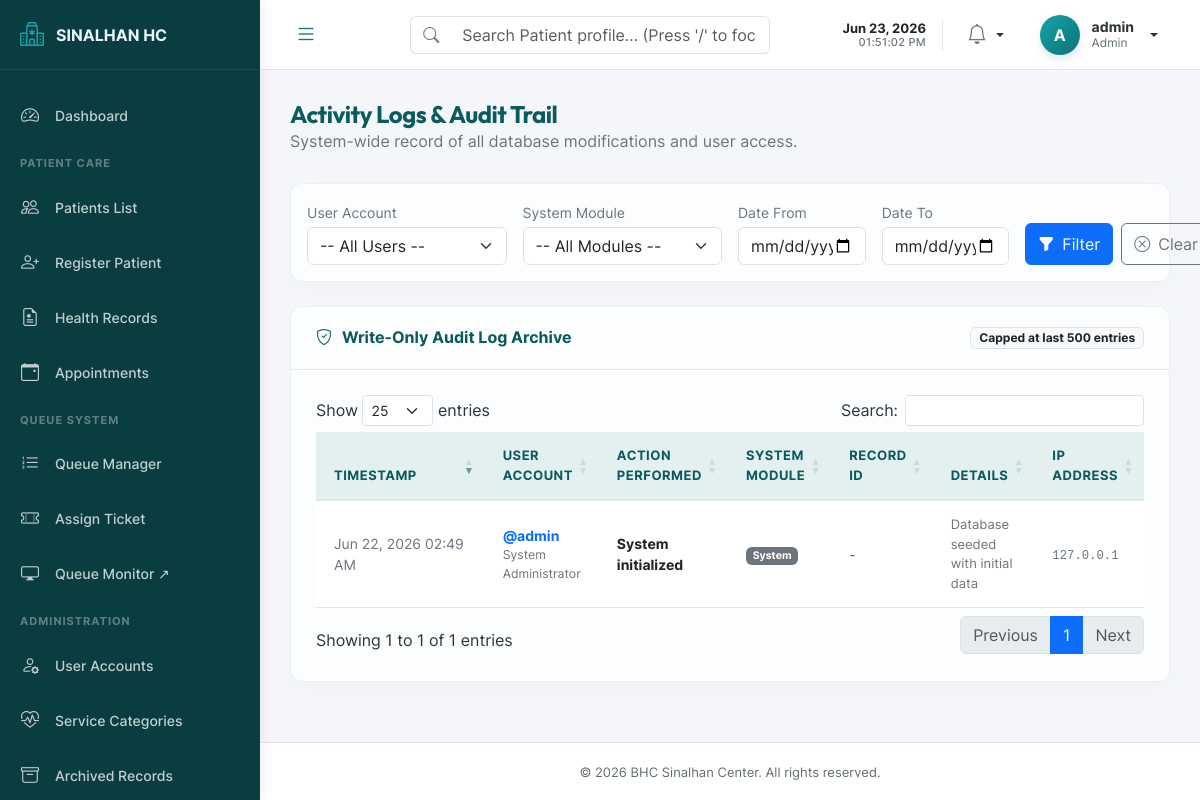
/admin/activity_log.php (signed in), run on the app's committed database.
### tables this page shows
CREATE TABLE IF NOT EXISTS system_settings (
    setting_key VARCHAR(100) NOT NULL PRIMARY KEY,
    setting_value TEXT DEFAULT NULL,
    updated_at TIMESTAMP NOT NULL DEFAULT CURRENT_TIMESTAMP ON UPDATE CURRENT_TIMESTAMP
);

CREATE TABLE IF NOT EXISTS activity_log (
    log_id INT AUTO_INCREMENT PRIMARY KEY,
    user_id INT DEFAULT NULL,
    action VARCHAR(255) NOT NULL COMMENT 'e.g. Registered patient, Updated appointment',
    module ENUM('Patient Records', 'Health Records', 'Appointment', 'Queue', 'Admin', 'Auth', 'System') NOT NULL,
    record_id INT DEFAULT NULL COMMENT 'ID of the affected record',
    details TEXT DEFAULT NULL COMMENT 'Additional context about the action',
    ip_address VARCHAR(45) DEFAULT NULL,
    created_at TIMESTAMP NOT NULL DEFAULT CURRENT_TIMESTAMP,
    INDEX idx_user_id (user_id),
    INDEX idx_module (module),
    INDEX idx_created_at (created_at),
    INDEX idx_record_id (record_id),
    INDEX idx_log_module_date (module, created_at DESC),
    INDEX idx_log_user_date (user_id, created_at DESC),
    CONSTRAINT fk_activity_log_user 
        FOREIGN KEY (user_id) REFERENCES users(user_id) 
        ON DELETE SET NULL ON UPDATE CASCADE
);

CREATE TABLE IF NOT EXISTS users (
    user_id INT AUTO_INCREMENT PRIMARY KEY,
    username VARCHAR(50) NOT NULL UNIQUE,
    password_hash VARCHAR(255) NOT NULL,
    first_name VARCHAR(100) NOT NULL,
    last_name VARCHAR(100) NOT NULL,
    email VARCHAR(150) DEFAULT NULL,
    contact_number VARCHAR(20) DEFAULT NULL,
    role ENUM('admin', 'staff', 'bhw') NOT NULL DEFAULT 'staff',
    is_active TINYINT(1) NOT NULL DEFAULT 1 COMMENT '1=active, 0=deactivated',
    last_login DATETIME DEFAULT NULL,
    last_login_ip VARCHAR(45) DEFAULT NULL,
    is_archived TINYINT(1) NOT NULL DEFAULT 0 COMMENT '1=archived, 0=active',
    two_fa_secret VARCHAR(32) DEFAULT NULL,
    two_fa_enabled TINYINT(1) DEFAULT 0,
    must_change_password TINYINT(1) NOT NULL DEFAULT 0 COMMENT '1=must change on login, 0=normal',
    theme VARCHAR(10) NOT NULL DEFAULT 'light',
    font_size VARCHAR(10) NOT NULL DEFAULT 'normal',
    created_at TIMESTAMP NOT NULL DEFAULT CURRENT_TIMESTAMP,
    updated_at TIMESTAMP NOT NULL DEFAULT CURRENT_TIMESTAMP ON UPDATE CURRENT_TIMESTAMP,
    INDEX idx_role (role),
    INDEX idx_is_active (is_active),
    INDEX idx_is_archived (is_archived)
);

### admin/activity_log.php (the view, shortened to what the rows shown need)
<?php
$pdo = Database::getInstance()->getConnection();
try {
    $sql = "
        SELECT al.log_id, al.action, al.module, al.record_id, al.details, al.ip_address, al.created_at,
               u.username, u.first_name, u.last_name
        FROM activity_log al
        LEFT JOIN users u ON al.user_id = u.user_id
        WHERE 1=1
    ";
    $params = [];
    $sql .= " ORDER BY al.created_at DESC LIMIT 500";
    $stmt = $pdo->prepare($sql);
    $stmt->execute($params);
    $logs = $stmt->fetchAll();
} catch (Exception $e) {
    error_log("Activity log loading failed: " . $e->getMessage());
    $usersDropdown = [];
    $logs = [];
}
require_once __DIR__ . '/../includes/header.php';
require_once __DIR__ . '/../includes/sidebar.php';
?>
<main class="main-content">
    <div class="page-header">
        <div>
            <h2 class="page-title">Activity Logs & Audit Trail</h2>
        </div>
    </div>
    <div class="card-custom">
        <div class="card-custom-body">
            <div class="table-responsive">
                <table class="table table-hover table-custom align-middle" id="logsTable">
                    <thead>
                        <tr>
                            <th style="width: 170px;">Timestamp</th>
                            <th>User Account</th>
                            <th>Action Performed</th>
                            <th>System Module</th>
                            <th>Record ID</th>
                            <th>Details</th>
                            <th>IP Address</th>
                        </tr>
                    </thead>
                    <tbody>
                        <?php foreach ($logs as $l): ?>
                            <tr>
                                <td data-order="<?= htmlspecialchars($l['created_at']) ?>">
                                    <span class="text-secondary"><?= date('M d, Y h:i A', strtotime($l['created_at'])) ?></span>
                                </td>
                                <td>
                                    <?php if ($l['username']): ?>
                                        <strong class="text-primary">@<?= htmlspecialchars($l['username']) ?></strong>
                                        <div class="small text-secondary"><?= htmlspecialchars($l['first_name'] . ' ' . $l['last_name']) ?></div>
                                    <?php else: ?>
                                        <span class="text-muted">System Agent</span>
                                    <?php endif; ?>
                                </td>
                                <td><strong class="text-dark"><?= htmlspecialchars($l['action']) ?></strong></td>
                                <td>
                                    <?php
                                        $badgeClass = 'bg-secondary';
                                    ?>
                                    <span class="badge <?= $badgeClass ?>"><?= htmlspecialchars($l['module']) ?></span>
                                </td>
                                <td>
                                    <?= $l['record_id'] ? '<span class="badge bg-light text-dark border">#' . $l['record_id'] . '</span>' : '<span class="text-muted">-</span>' ?>
                                </td>
                                <td class="text-secondary" style="max-width: 250px; font-size: 13px;">
                                    <?= htmlspecialchars($l['details'] ?? '-') ?>
                                </td>
                                <td><code class="text-secondary"><?= htmlspecialchars($l['ip_address'] ?? '0.0.0.0') ?></code></td>
                            </tr>
                        <?php endforeach; ?>
                    </tbody>
                </table>
            </div>
        </div>
    </div>
</main>
<?php
require_once __DIR__ . '/../includes/footer.php';
?>

### includes/sidebar.php (shortened to what the rows shown need)
<?php
require_once __DIR__ . '/../includes/settings_helper.php';
$sidebarPdo = Database::getInstance()->getConnection();
$clinicNameSetting = get_setting($sidebarPdo, 'clinic_name', 'Sinalhan HC');
$clinicLogoSetting = get_setting($sidebarPdo, 'clinic_logo', '');
$logoText = 'SINALHAN HC';
if (!empty($clinicNameSetting)) {
    if (stripos($clinicNameSetting, 'Barangay Sinalhan') === 0) {
        $logoText = 'SINALHAN HC';
    } else {
        $logoText = mb_strtoupper($clinicNameSetting);
    }
}
$fontSize = '16px';
?>
<aside id="sidebar">
    <div class="sidebar-header">
        <a href="<?= BASE_URL ?>index.php" class="sidebar-logo">
            <?php if (!empty($clinicLogoSetting)): ?>
                <img src="<?= BASE_URL . $clinicLogoSetting ?>" alt="<?= htmlspecialchars($clinicNameSetting) ?> Logo" style="height: 30px; width: 30px; object-fit: contain; border-radius: 4px;">
            <?php else: ?>
                <i class="bi bi-hospital"></i>
            <?php endif; ?>
            <span style="font-size: <?= $fontSize ?>; text-overflow: ellipsis; overflow: hidden; white-space: nowrap; flex-grow: 1;"><?= htmlspecialchars($logoText) ?></span>
        </a>
    </div>
</aside>
<div id="content-wrapper">

### data on the page
system_settings: setting_value "SINALHAN HC"
activity_log: created_at "Jun 22, 2026 02:49 AM", user.username "admin", user.last_name "System Administrator", action "System initialized", module "System", details "Database seeded with initial data", ip_address "127.0.0.1"

### other printed values
$avatarLetter "A"
$sidebarUserFullName "admin"
$role "Admin"
